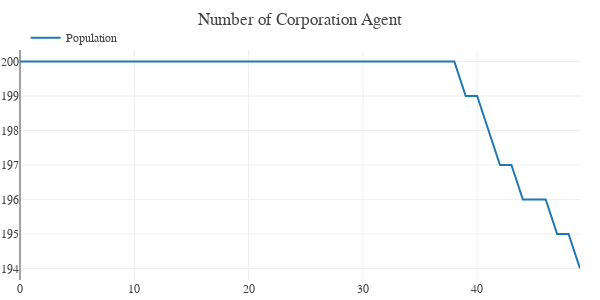

Notebook code cell kept with this figure:
### Markdown cell above
### Number of Agent during Simulation

### Code cell
def plot_agent_population(agent_position_df):

    number_of_agents_df = agent_position_df.groupby(['steps', 'agent_type'])['agent_id'].count().reset_index(name = 'Number of Agents')
    number_of_agents_corps = number_of_agents_df[number_of_agents_df['agent_type'] == 'corps']


    fig = make_subplots(rows=1, cols=1)
    temp = dict(layout=go.Layout(font=dict(family="Franklin Gothic", size = 12)))
    corps = go.Scatter(y = number_of_agents_corps['Number of Agents'], name = 'Population')

    # fig.add_trace(banks)
    fig.add_trace(corps)

    fig.update_layout(template = temp,
                    title_text = 'Number of Corporation Agent',
                    hovermode = 'closest', 
                    margin = dict(l = 20, r = 20, t = 50, b = 20),
                    height = 300, 
                    width = 600, 
                    showlegend = True, 
                    legend = dict(yanchor = "bottom", 
                                    y = 0.99,
                                    xanchor = "left",
                                    x = 0.01))

    return fig


plot_agent_population(agent_position_df)

### Figure 1 — Plotly figure (JSON) as saved in the notebook; plotly's stock layout.template omitted (floating-point values rounded to 4 significant figures)
{"data": [{"name": "Population", "type": "scatter", "y": [200, 200, 200, 200, 200, 200, 200, 200, 200, 200, 200, 200, 200, 200, 200, 200, 200, 200, 200, 200, 200, 200, 200, 200, 200, 200, 200, 200, 200, 200, 200, 200, 200, 200, 200, 200, 200, 200, 200, 199, 199, 198, 197, 197, 196, 196, 196, 195, 195, 194]}], "layout": {"height": 300, "hovermode": "closest", "legend": {"x": 0.01, "xanchor": "left", "y": 0.99, "yanchor": "bottom"}, "margin": {"b": 20, "l": 20, "r": 20, "t": 50}, "showlegend": true, "title": {"text": "Number of Corporation Agent"}, "width": 600, "xaxis": {"anchor": "y", "autorange": true, "domain": [0, 1], "range": [0, 49]}, "yaxis": {"anchor": "x", "autorange": true, "domain": [0, 1], "range": [193.7, 200.3], "type": "linear"}}}
